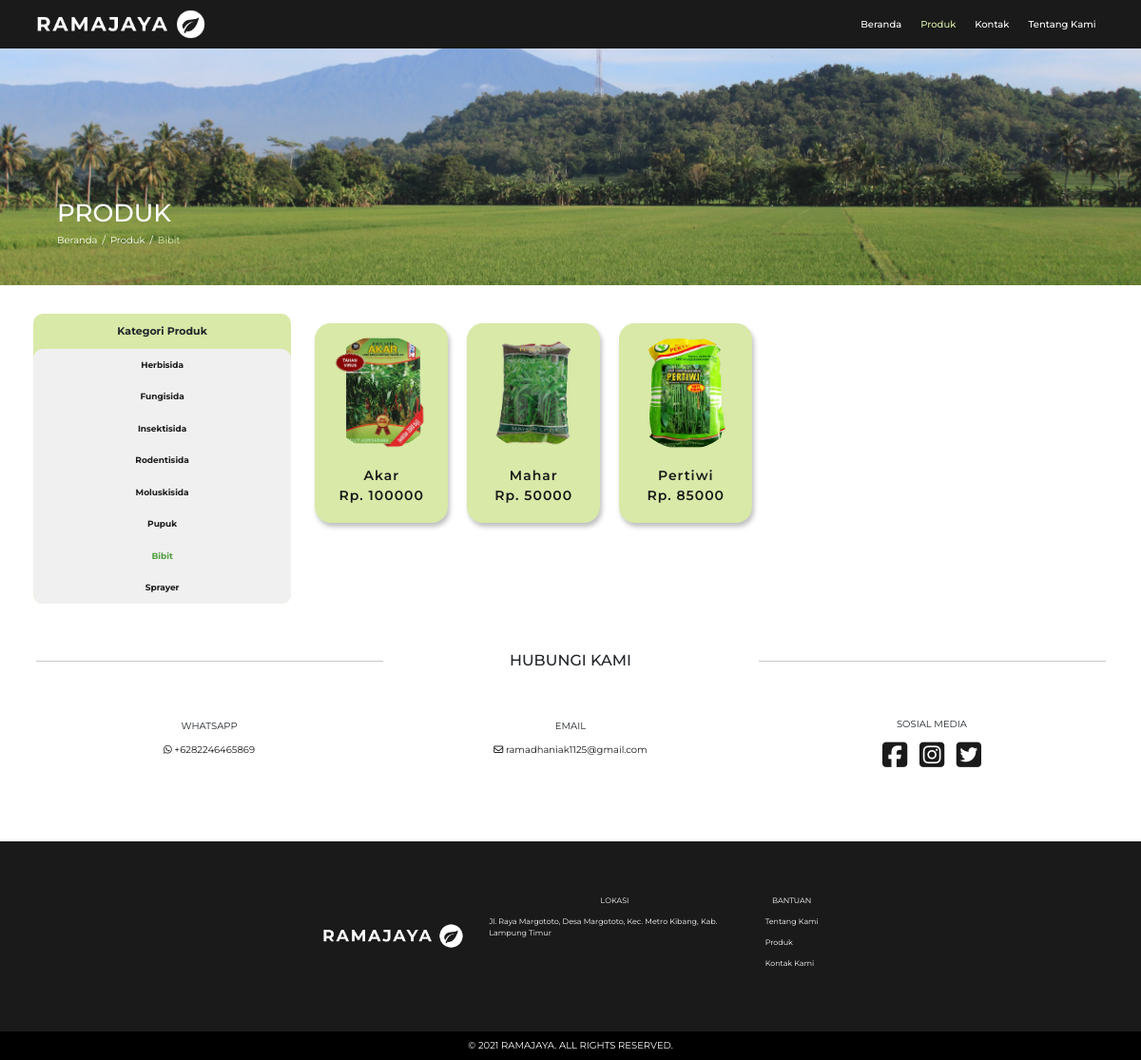
The page /bibit.php on the database its author committed.
### tables this page shows
CREATE TABLE `jenis_barang`  (
  `id` int(11) NOT NULL AUTO_INCREMENT,
  `nama_jenis_brg` varchar(255) NOT NULL,
  `nama_alt` varchar(255) NOT NULL,
  PRIMARY KEY (`id`) USING BTREE
);

CREATE TABLE `barang`  (
  `id` int(11) NOT NULL AUTO_INCREMENT,
  `nama_brg` varchar(255) NOT NULL,
  `harga_brg` int(11) NOT NULL,
  `img_brg` varchar(255) NOT NULL,
  `id_jenis_brg` int(11) NOT NULL,
  PRIMARY KEY (`id`) USING BTREE,
  INDEX `id_jenis_brg`(`id_jenis_brg`) USING BTREE,
  CONSTRAINT `fk_jenis_brg` FOREIGN KEY (`id_jenis_brg`) REFERENCES `jenis_barang` (`id`) ON DELETE RESTRICT ON UPDATE RESTRICT
);

### help/DB.php (called while the page is built)
<?php
  class DB {
    private static function connect() {
        $pdo = new PDO('mysql:host=127.0.0.1;dbname=ramajaya;', 'root', '');
        $pdo->setAttribute(PDO::ATTR_ERRMODE, PDO::ERRMODE_EXCEPTION);
        return $pdo;
    }
    public static function query($query, $params = array()) {
        $statement = self::connect()->prepare($query);
        $statement->execute($params);
        if (explode(' ', $query)[0] == 'SELECT') {
        $data = $statement->fetchAll();
        return $data;
        }
    }
}
?>

### bibit.php (the view, shortened to what this page needs)
<?php
include('./help/DB.php');
$d = DB::query('SELECT * FROM barang WHERE id_jenis_brg=7 ORDER BY nama_brg');
$d2 = DB::query('SELECT * FROM jenis_barang');
?>
<!DOCTYPE html>
<html lang="en">
<head>
    <link rel="stylesheet" href="./CSS/bootstrap.css">
    <link rel="stylesheet" href="./CSS/style.css">
</head>
<body>
    <nav class="navbar navbar-expand-md navbar-dark fixed-top">
        <div class="container">
            <a class="navbar-brand" href="./index.php"><img class="RJ-Putih" src="./Assets/RJ-Putih.png" alt=""></a>
            <div class="collapse navbar-collapse justify-content-end" id="navbarNav">
                <ul class="navbar-nav">
                    <li class="nav-item">
                        <a class="nav-link" href="./index.php">Beranda</a>
                    </li>
                    <li class="nav-item">
                        <a class="nav-link active" href="./produk.php">Produk</a>
                    </li>
                    <li class="nav-item">
                        <a class="nav-link" href="./kontak.php">Kontak</a>
                    </li>
                    <li class="nav-item">
                        <a class="nav-link" href="./tentangKami.php">Tentang Kami</a>
                    </li>
                </ul>
            </div>
        </div>
    </nav>
    <header class="hero2">
        <div class="container d-flex justify-content-end flex-column">
            <div class="row">
                <div class="col pb-5 ps-5">
                    <h1>
                        PRODUK
                    </h1>
                    <div>
                        <nav aria-label="breadcrumb">
                            <ol class="breadcrumb">
                              <li class="breadcrumb-item"><a href="./index.php">Beranda</a></li>
                              <li class="breadcrumb-item"><a href="./produk.php">Produk</a></li>
                              <li class="breadcrumb-item active" aria-current="page">Bibit</li>
                            </ol>
                          </nav>
                    </div>
                </div>
            </div>
        </div>
    </header>
    <section class="product-content">
        <div class="container">
            <div class="row">
                <div class="col-md-3 d-flex flex-column d-none d-md-block">
                    <div class="category">
                        <div class="category-title">
                            Kategori Produk
                        </div>
                        <ul>
                            <?php foreach ($d2 as $data) { ?>
                                <li><a class="<?php if($data['nama_alt'] == 'bibit') { echo 'active';} ?>" href="<?php echo $data['nama_alt'] . '.php'?> "><?php echo $data['nama_jenis_brg'] ?></a></li>
                            <?php } ?>
                        </ul>
                    </div>
                </div>
                <div class="col list-product d-flex flex-wrap justify-content-center justify-content-sm-start">
                    <?php foreach ($d as $data) { ?>
                        <div class="card">
                            <img src="./Assets/barang/<?php echo $data['img_brg']; ?>" alt="">
                            <p>
                                <?php echo $data['nama_brg']; ?>
                                <br>
                                Rp. <?php echo $data['harga_brg']; ?>
                            </p>
                        </div>
                    <?php } ?>
                </div>
            </div>
        </div>
    </section>
    <section class="contact contact2">
        <div class="container">
            <div class="row">
                <div class="col">
                    <div class="row">
                        <div class="col-md-4 d-none d-md-block">
                            <hr>
                        </div>
                        <div class="col-md-4">
                            <h1 class="title-section">
                                HUBUNGI KAMI
                            </h1>
                        </div>
                        <div class="col-md-4 d-none d-md-block">
                            <hr>
                        </div>
                    </div>
                </div>
            </div>
            <div class="row d-flex flex-wrap">
                <div class="col-sm-4 d-flex flex-column justify-content-center align-items-center my-5">
                    <p>WHATSAPP</p>
                    <p><a href="https://api.whatsapp.com/send?phone=6282246465869" target="_blank">
                        <i class="fab fa-whatsapp"></i> +6282246465869
                    </a></p>
                </div>
                <div class="col-sm-4 d-flex flex-column justify-content-center align-items-center my-5">
                    <p>EMAIL</p>
                    <p><a href="mailto:ramadhaniak1125@gmail.com" target="_blank">
                        <i class="far fa-envelope"></i> ramadhaniak1125@gmail.com
                    </a></p>
                </div>
                <div class="col-sm-4 d-flex flex-column justify-content-center align-items-center my-5">
                    <p>SOSIAL MEDIA</p>
                    <div>
                        <a href="">
                            <i class="fab fa-facebook-square fa-3x mx-2"></i>
                        </a>
                        <a href="">
                            <i class="fab fa-instagram-square fa-3x mx-2"></i>
                        </a>
                        <a href="">
                            <i class="fab fa-twitter-square fa-3x mx-2"></i>
                        </a>
                    </div>
                </div>
            </div>
        </div>
    </section>
    <footer>
        <div class="container d-flex align-items-center justify-content-center">
            <div class="row d-flex flex-wrap">
                <div class="col-sm-4 d-flex flex-column justify-content-center align-items-center my-3">
                     <img width="150px" src="./Assets/RJ-Putih.png" alt="">
                </div>
                <div class="col-sm-6 d-flex flex-column justify-content-start align-items-center my-3">
                    <p>LOKASI</p>
                    <div>
                        <p>Jl. Raya Margototo, Desa Margototo, Kec. Metro Kibang, Kab. Lampung Timur</p>
                    </div>
                </div>
                <div class="col-sm-2 d-flex flex-column justify-content-start align-items-center my-3">
                    <p>BANTUAN</p>
                    <div>
                        <p><a href="./tentangKami.php" target="_blank">Tentang Kami</a></p>
                        <p><a href="./produk.php" target="_blank">Produk</a></p>
                        <p><a href="./kontak.php" target="_blank">Kontak Kami</a></p>
                    </div>
                </div>
            </div>
        </div>
        <div class="container-fluid d-flex align-items-center justify-content-center">
            <div class="row">
                <div class="col d-flex align-items-center justify-content-center">
                    <p>
                        © 2021 RAMAJAYA. ALL RIGHTS RESERVED.
                    </p>
                </div>
            </div>
        </div>
    </footer>
</body>
</html>

### CSS/style.css (style rules this page uses)
:root { --primary: #191A19; --secondary: #1E5128; --accent: #4E9F3D; --text: #D8E9A8; --white: #F0F0F0; }
html { box-sizing: border-box; font-size: 62.5%; scroll-behavior: smooth; }
body { padding: 0; margin: 0; font-family: 'Montserrat', sans-serif; }
h1 { font-size: 2.6rem; }
.RJ-Putih { width: 180px; }
.navbar { background-color: var(--primary); }
a.nav-link { color: white !important; padding: 5px 0 !important; }
a.nav-link.active { color: var(--text) !important; }
.nav-item { margin: 3px 10px; }
.nav-item a { font-size: 10px; font-weight: 500; }
.title-section { text-align: center; font-size: 1.6rem; margin-bottom: 20px; }
.card { background-color: var(--text); width: 140px; height: 210px; display: flex; justify-content: space-evenly; text-align: center; align-items: center; border-radius: 17px; box-shadow: 2px 4px 5px rgba(0,0,0,0.25); margin: 10px; border: none; transition: 0.3s; }
.card img { width: 120px; border-radius: 50%; }
.card p { padding: 5px; margin-bottom: 0; font-weight: 600; color: var(--primary); font-size: 1.4rem; letter-spacing: 1px; }
.contact { background: var(--white); padding-top: 20px; }
.contact .container { min-height: 200px; }
.contact a { text-decoration: none; color: var(--primary); }
footer { background: var(--primary); }
footer .container { min-height: 200px; font-size: 0.8rem; }
footer .container p { color: white; }
footer .container p a { color: white; text-decoration: none; }
footer .container-fluid { min-height: 30px; background: black; }
footer .container-fluid p { color: white; text-align: center; margin: 0; }
.hero2 { background: url('../Assets/BG-Header2.jpg'); background-position: center; background-size: cover; }
.hero2 .container { min-height: 300px; }
.hero2 .container .col { color: white; }
.breadcrumb-item a { color: white; text-decoration: none; }
.breadcrumb-item.active { color: var(--text); }
.breadcrumb-item + .breadcrumb-item::before { color: white; }
.product-content { background: white; min-height: auto; }
.product-content .container { padding: 30px 5px; }
.category { text-align: center; background-color: var(--text); border-radius: 10px; }
.category-title { padding: 10px; font-weight: bold; font-size: 1.1rem; }
.category ul { padding: 0; margin: 0; background-color: var(--white); border-radius: 10px; }
.category li { font-size: 0.9rem; font-weight: bold; padding: 10px; list-style: none; }
.category li a { text-decoration: none; color: var(--primary); }
.category li a.active { color: var(--accent); }
.contact2 { background: white; }

### rows shown on the page
jenis_barang: nama_jenis_brg "Herbisida"
jenis_barang: nama_jenis_brg "Fungisida"
jenis_barang: nama_jenis_brg "Insektisida"
jenis_barang: nama_jenis_brg "Rodentisida"
jenis_barang: nama_jenis_brg "Moluskisida"
jenis_barang: nama_jenis_brg "Pupuk"
jenis_barang: nama_jenis_brg "Bibit"
jenis_barang: nama_jenis_brg "Sprayer"
barang: img_brg (picture), nama_brg "Akar", harga_brg "100000"
barang: img_brg (picture), nama_brg "Mahar", harga_brg "50000"
barang: img_brg (picture), nama_brg "Pertiwi", harga_brg "85000"
